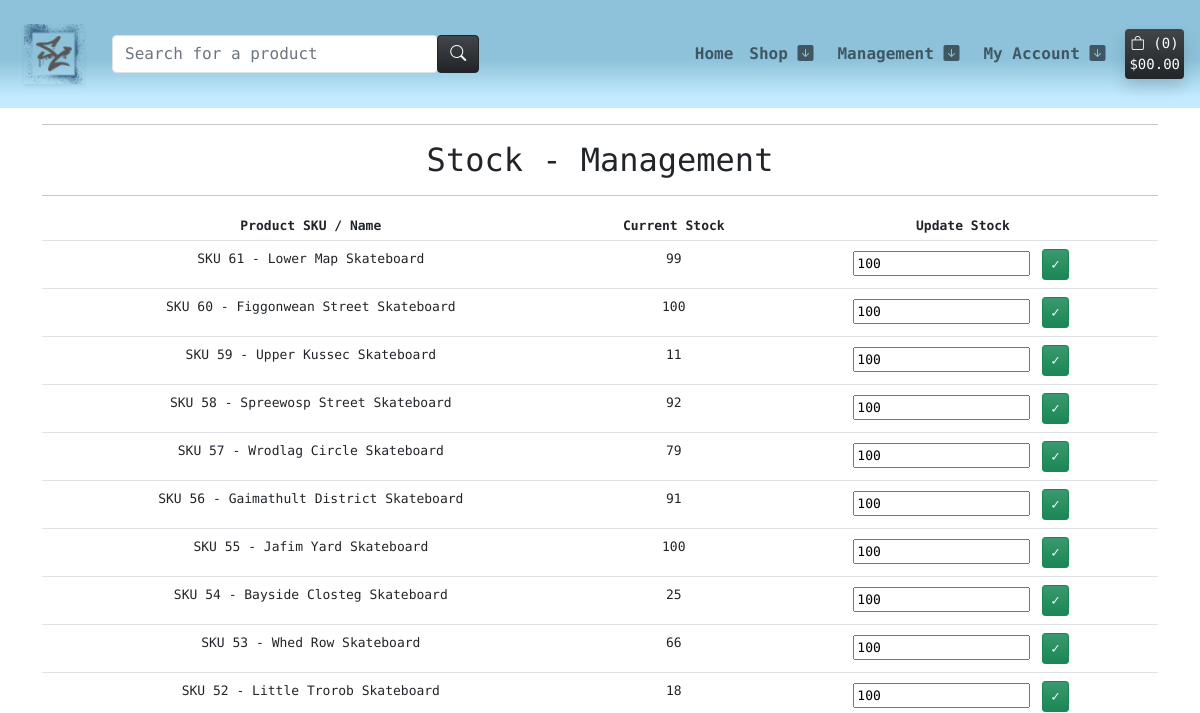
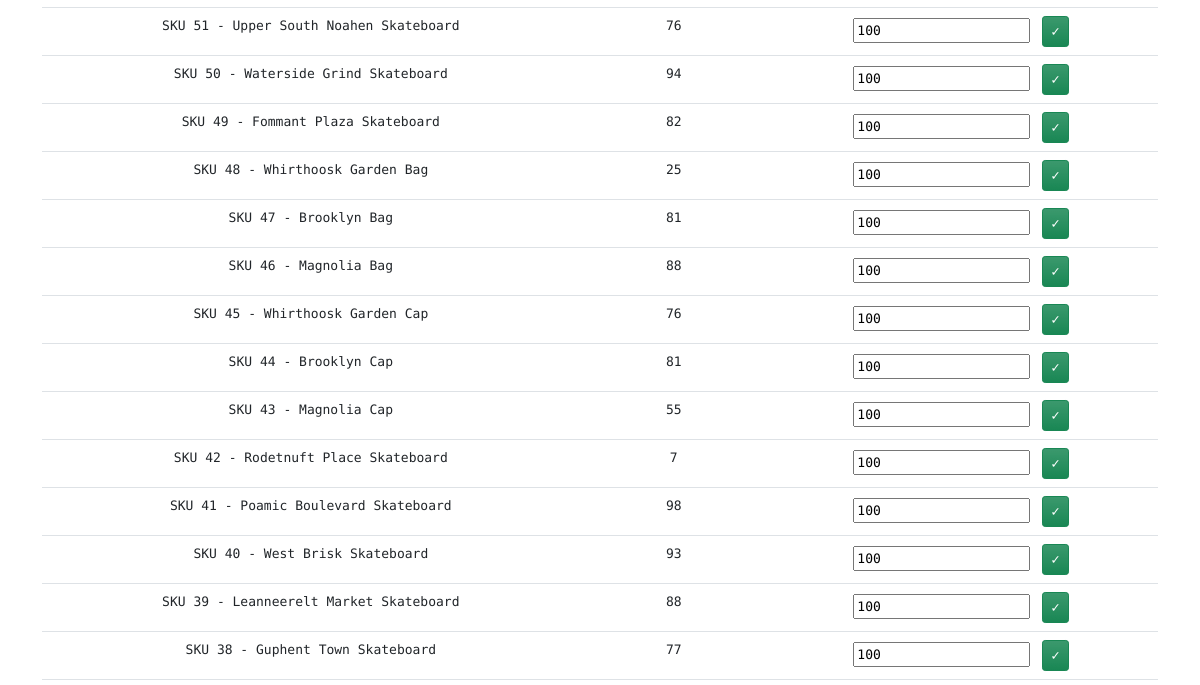
Before: /management/stock-control/ (signed in, upper part) with the older database file (2 pictures, top to bottom).
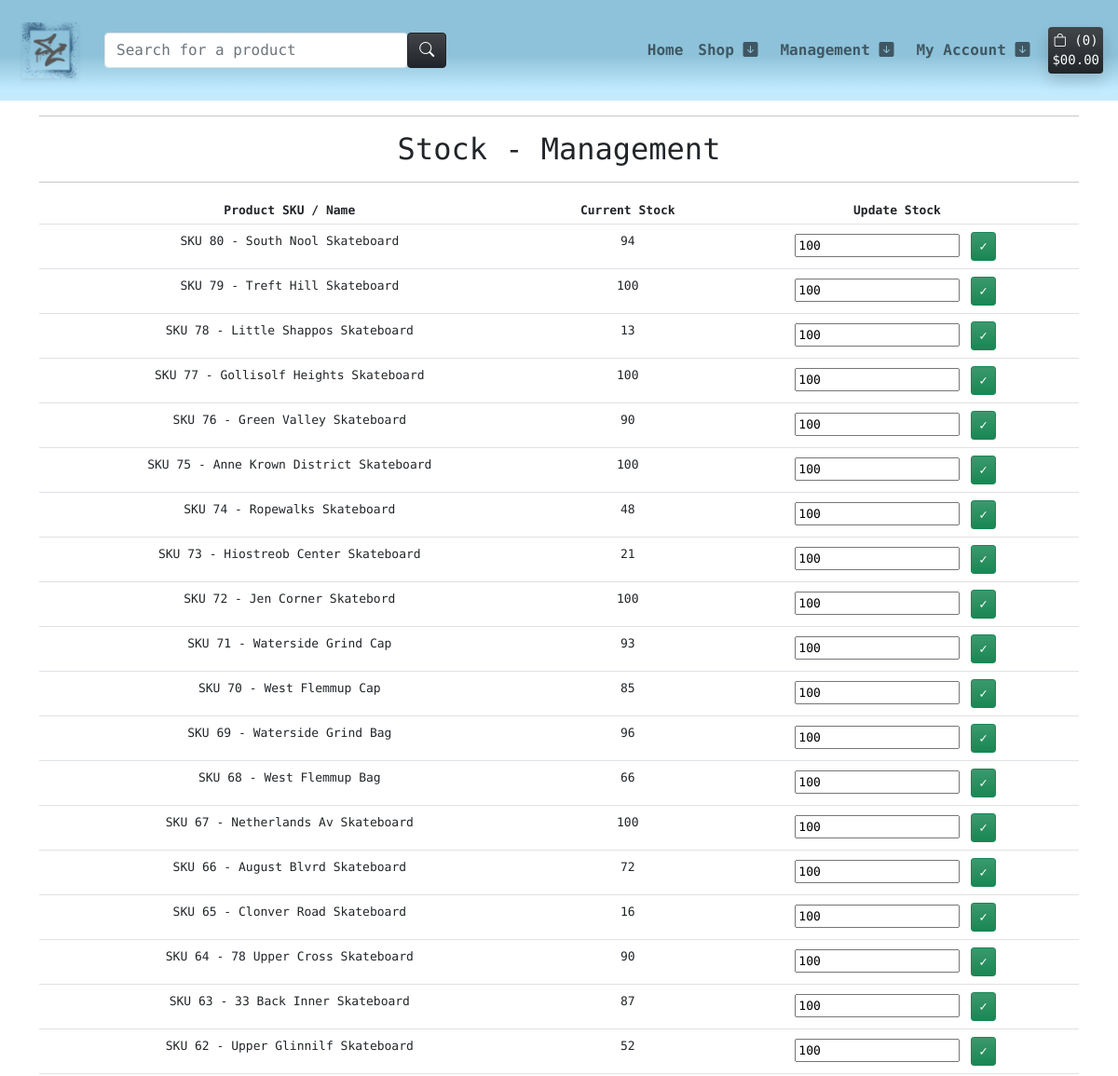
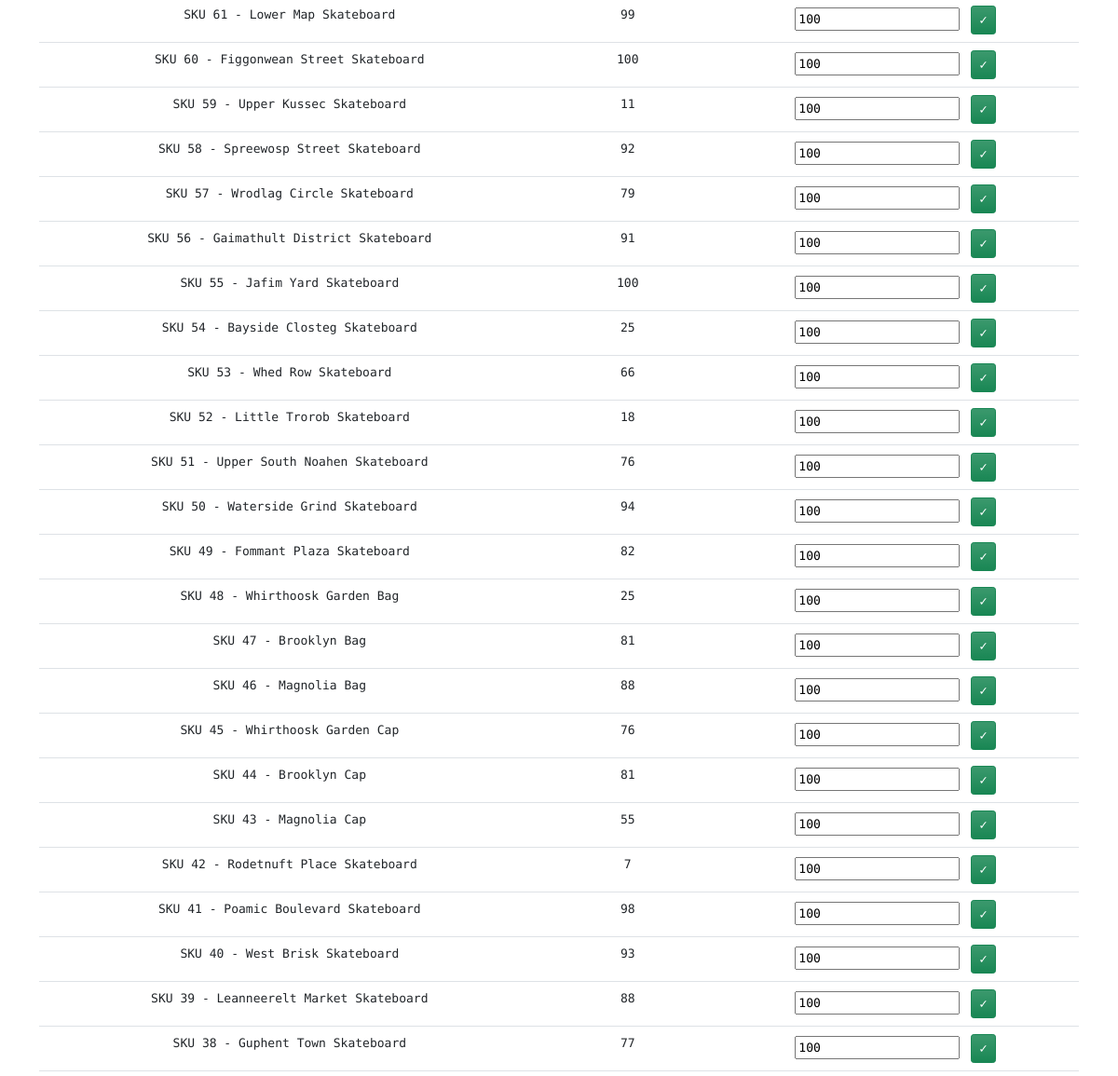
After: the same page with the newer database file (2 pictures, top to bottom).
### products/models.py (models this page shows, shortened)
class Product(models.Model):
    sku = models.SmallAutoField(primary_key=True)
    name = models.CharField(max_length=150, unique=True)
    release_date = models.DateTimeField(auto_now_add=True)
    category = models.ForeignKey('Category', null=True, blank=True, on_delete=models.SET_NULL)
    quantity_available = models.IntegerField(default=100,
            validators=[
            MinValueValidator(0)
        ])
    description = models.TextField()
    price = models.DecimalField(max_digits=6, decimal_places=2)
    offer = models.ForeignKey(Offer, null=True, blank=True, on_delete=models.SET_NULL)
    product_image = models.ImageField(null=True, blank=True)
    product_image_url = models.URLField(max_length=1024, null=True, blank=True)
    slug = models.SlugField(max_length=254, null=True, blank=True, unique=True)
    class Meta:
        ordering = ['-release_date']

### management/views.py (the view)
# urls.py: path('stock-control/', views.stock_control, name='stock_control'),
@login_required
def stock_control(request):
    product_list = Product.objects.all()
    form = StockForm()
    if not request.user.is_superuser:
        messages.error(request, 'Sorry, only store owners can view this page.')
        return redirect(reverse('home'))
    context = {
        'product_list': product_list,
        'form': form,
    }
    return render(request, 'management/admin_stock.html', context)

### management/forms.py
class StockForm(forms.ModelForm):
    class Meta:
        model = Product
        fields = [
            'quantity_available'
        ]

### templates/management/admin_stock.html (shortened to what this page needs)
{% extends "base.html" %}
{% load i18n %}
{% block content %}
<div class="container text-center">
    <hr>
    <h2 class="m-2">Stock - Management</h2>
    <hr>
</div>
{% load account %}
<div class="container text-center">
    <div class="row">
        <div class="col table-responsive">
            <table class="table table-sm table-borderless" style="font-size: 13px;">
                <thead>
                    <tr class="border-bottom">
                        <th>Product SKU / Name</th>
                        <th>Current Stock</th>
                        <th>Update Stock</th>
                    </tr>
                </thead>
                <tbody>
                    {% for product in product_list %}
                        <tr class="border-bottom">
                            <td class="pt-2">SKU {{ product.sku }} - {{ product.name }}</td>
                            <td class="pt-2">{{ product.quantity_available }}</td>
                            <td>
                                <form method="POST" action="{% url 'update_stock' product.slug %}">
                                    {% for field in form %}
                                        {{ field }}
                                    {% endfor %}
                                    <input class="btn btn-sm btn-success m-1 bg-gradient" type="submit" value="&#x2713">
                                </form>
                            </td>
                        </tr>
                    {% endfor %}
                </tbody>
            </table>
        </div>
    </div>
</div>
{%endblock%}

Changed rows visible on the page:
added Product: sku "80", name "South Nool Skateboard", quantity_available "94", form "100"
added Product: sku "79", name "Treft Hill Skateboard", quantity_available "100", form "100"
added Product: sku "78", name "Little Shappos Skateboard", quantity_available "13", form "100"
added Product: sku "77", name "Gollisolf Heights Skateboard", quantity_available "100", form "100"
added Product: sku "76", name "Green Valley Skateboard", quantity_available "90", form "100"
added Product: sku "75", name "Anne Krown District Skateboard", quantity_available "100", form "100"
added Product: sku "74", name "Ropewalks Skateboard", quantity_available "48", form "100"
added Product: sku "73", name "Hiostreob Center Skateboard", quantity_available "21", form "100"
added Product: sku "72", name "Jen Corner Skatebord", quantity_available "100", form "100"
added Product: sku "71", name "Waterside Grind Cap", quantity_available "93", form "100"
added Product: sku "70", name "West Flemmup Cap", quantity_available "85", form "100"
added Product: sku "69", name "Waterside Grind Bag", quantity_available "96", form "100"
added Product: sku "68", name "West Flemmup Bag", quantity_available "66", form "100"
added Product: sku "67", name "Netherlands Av Skateboard", quantity_available "100", form "100"
added Product: sku "66", name "August Blvrd Skateboard", quantity_available "72", form "100"
added Product: sku "65", name "Clonver Road Skateboard", quantity_available "16", form "100"
added Product: sku "64", name "78 Upper Cross Skateboard", quantity_available "90", form "100"
added Product: sku "63", name "33 Back Inner Skateboard", quantity_available "87", form "100"
added Product: sku "62", name "Upper Glinnilf Skateboard", quantity_available "52", form "100"
